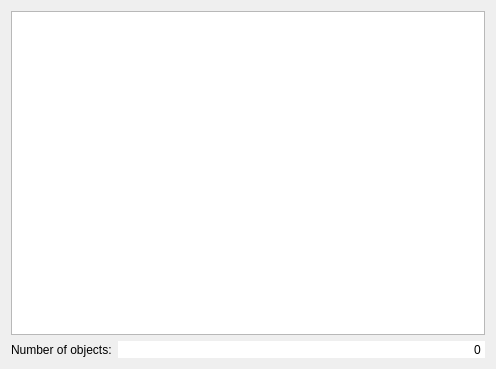
<?xml version="1.0" encoding="UTF-8"?>
<ui version="4.0">
 <class>PluginDatabaseWorkPanel</class>
 <widget class="QWidget" name="PluginDatabaseWorkPanel">
  <property name="geometry">
   <rect>
    <x>0</x>
    <y>0</y>
    <width>496</width>
    <height>369</height>
   </rect>
  </property>
  <property name="windowTitle">
   <string>Plugin setup</string>
  </property>
  <property name="windowIcon">
   <iconset>
    <normaloff>:/images/AdminWorkPanels/plugins.png</normaloff>:/images/AdminWorkPanels/plugins.png</iconset>
  </property>
  <layout class="QVBoxLayout" name="verticalLayout">
   <item>
    <widget class="QTreeView" name="treeView">
     <property name="focusPolicy">
      <enum>Qt::NoFocus</enum>
     </property>
     <property name="indentation">
      <number>20</number>
     </property>
    </widget>
   </item>
   <item>
    <layout class="QHBoxLayout" name="horizontalLayout">
     <item>
      <widget class="QLabel" name="label">
       <property name="text">
        <string>Number of objects:</string>
       </property>
      </widget>
     </item>
     <item>
      <widget class="QSpinBox" name="numOfObjectsSB">
       <property name="sizePolicy">
        <sizepolicy hsizetype="Expanding" vsizetype="Fixed">
         <horstretch>0</horstretch>
         <verstretch>0</verstretch>
        </sizepolicy>
       </property>
       <property name="frame">
        <bool>false</bool>
       </property>
       <property name="alignment">
        <set>Qt::AlignRight|Qt::AlignTrailing|Qt::AlignVCenter</set>
       </property>
       <property name="readOnly">
        <bool>true</bool>
       </property>
       <property name="buttonSymbols">
        <enum>QAbstractSpinBox::NoButtons</enum>
       </property>
       <property name="maximum">
        <number>10000</number>
       </property>
      </widget>
     </item>
    </layout>
   </item>
  </layout>
 </widget>
 <resources/>
 <connections/>
</ui>
